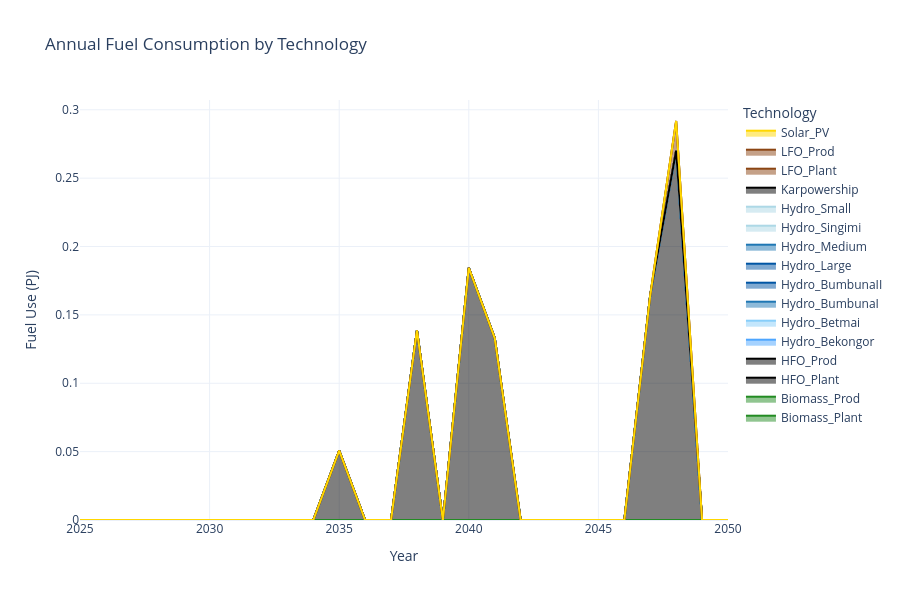

The notebook cell saved with this chart:
### Markdown cell above
### Fuel Consumption by Technology

### Code cell
import pandas as pd
import plotly.graph_objects as go

# === Load tech color map ===
with open("tech_colors.json") as f:
    tech_colors = json.load(f)

# === Load fuel use data ===
df_use = pd.read_csv(res_dir / "UseByTechnology.csv")
df_use.rename(columns={
    "t": "TECHNOLOGY",
    "y": "YEAR",
    "UseByTechnology": "VALUE"
}, inplace=True)

# === Pivot data: fuel consumption by year/technology ===
df_fuel = df_use.pivot_table(index="YEAR", columns="TECHNOLOGY", values="VALUE", aggfunc="sum")

# === Create Plotly stacked area chart ===
fig = go.Figure()
for tech in df_fuel.columns:
    fig.add_trace(go.Scatter(
        x=df_fuel.index,
        y=df_fuel[tech].fillna(0),
        mode='lines',
        stackgroup='one',
        name=tech,
        line=dict(color=tech_colors.get(tech, "#D3D3D3")),  # fallback gray
        hovertemplate=f"{tech}<br>Year: %{{x}}<br>Fuel Used: %{{y:.2f}} PJ"
    ))

# === Layout tweaks ===
fig.update_layout(
    title="Annual Fuel Consumption by Technology",
    xaxis_title="Year",
    yaxis_title="Fuel Use (PJ)",
    template="plotly_white",
    legend_title="Technology",
    height=600,
    hovermode="x unified"
)

fig.show()

### Figure 1 — Plotly figure (JSON) as saved in the notebook; plotly's stock layout.template omitted (floating-point values rounded to 4 significant figures)
{"data": [{"hovertemplate": "Biomass_Plant<br>Year: %{x}<br>Fuel Used: %{y:.2f} PJ", "line": {"color": "#228B22"}, "mode": "lines", "name": "Biomass_Plant", "stackgroup": "one", "type": "scatter", "x": [2025, 2026, 2027, 2028, 2029, 2030, 2031, 2032, 2033, 2034, 2035, 2036, 2037, 2038, 2039, 2040, 2041, 2042, 2043, 2044, 2045, 2046, 2047, 2048, 2049, 2050], "y": [0.0, 0.0, 0.0, 0.0, 0.0, 0.0, 0.0, 0.0, 0.0, 0.0, 0.0, 0.0, 0.0, 0.0, 0.0, 0.0, 0.0, 0.0, 0.0, 0.0, 0.0, 0.0, 0.0, 0.0, 0.0, 0.0]}, {"hovertemplate": "Biomass_Prod<br>Year: %{x}<br>Fuel Used: %{y:.2f} PJ", "line": {"color": "#228B22"}, "mode": "lines", "name": "Biomass_Prod", "stackgroup": "one", "type": "scatter", "x": [2025, 2026, 2027, 2028, 2029, 2030, 2031, 2032, 2033, 2034, 2035, 2036, 2037, 2038, 2039, 2040, 2041, 2042, 2043, 2044, 2045, 2046, 2047, 2048, 2049, 2050], "y": [0.0, 0.0, 0.0, 0.0, 0.0, 0.0, 0.0, 0.0, 0.0, 0.0, 0.0, 0.0, 0.0, 0.0, 0.0, 0.0, 0.0, 0.0, 0.0, 0.0, 0.0, 0.0, 0.0, 0.0, 0.0, 0.0]}, {"hovertemplate": "HFO_Plant<br>Year: %{x}<br>Fuel Used: %{y:.2f} PJ", "line": {"color": "#000000"}, "mode": "lines", "name": "HFO_Plant", "stackgroup": "one", "type": "scatter", "x": [2025, 2026, 2027, 2028, 2029, 2030, 2031, 2032, 2033, 2034, 2035, 2036, 2037, 2038, 2039, 2040, 2041, 2042, 2043, 2044, 2045, 2046, 2047, 2048, 2049, 2050], "y": [0.0, 0.0, 0.0, 0.0, 0.0, 0.0, 0.0, 0.0, 0.0, 0.0, 0.05071, 0.0, 0.0, 0.1386, 0.0, 0.1844, 0.133, 0.0, 0.0, 0.0, 0.0, 0.0, 0.1644, 0.27, 0.0, 0.0]}, {"hovertemplate": "HFO_Prod<br>Year: %{x}<br>Fuel Used: %{y:.2f} PJ", "line": {"color": "#000000"}, "mode": "lines", "name": "HFO_Prod", "stackgroup": "one", "type": "scatter", "x": [2025, 2026, 2027, 2028, 2029, 2030, 2031, 2032, 2033, 2034, 2035, 2036, 2037, 2038, 2039, 2040, 2041, 2042, 2043, 2044, 2045, 2046, 2047, 2048, 2049, 2050], "y": [0.0, 0.0, 0.0, 0.0, 0.0, 0.0, 0.0, 0.0, 0.0, 0.0, 0.0, 0.0, 0.0, 0.0, 0.0, 0.0, 0.0, 0.0, 0.0, 0.0, 0.0, 0.0, 0.0, 0.0, 0.0, 0.0]}, {"hovertemplate": "Hydro_Bekongor<br>Year: %{x}<br>Fuel Used: %{y:.2f} PJ", "line": {"color": "#4da6ff"}, "mode": "lines", "name": "Hydro_Bekongor", "stackgroup": "one", "type": "scatter", "x": [2025, 2026, 2027, 2028, 2029, 2030, 2031, 2032, 2033, 2034, 2035, 2036, 2037, 2038, 2039, 2040, 2041, 2042, 2043, 2044, 2045, 2046, 2047, 2048, 2049, 2050], "y": [0.0, 0.0, 0.0, 0.0, 0.0, 0.0, 0.0, 0.0, 0.0, 0.0, 0.0, 0.0, 0.0, 0.0, 0.0, 0.0, 0.0, 0.0, 0.0, 0.0, 0.0, 0.0, 0.0, 0.0, 0.0, 0.0]}, {"hovertemplate": "Hydro_Betmai<br>Year: %{x}<br>Fuel Used: %{y:.2f} PJ", "line": {"color": "#87CEFA"}, "mode": "lines", "name": "Hydro_Betmai", "stackgroup": "one", "type": "scatter", "x": [2025, 2026, 2027, 2028, 2029, 2030, 2031, 2032, 2033, 2034, 2035, 2036, 2037, 2038, 2039, 2040, 2041, 2042, 2043, 2044, 2045, 2046, 2047, 2048, 2049, 2050], "y": [0.0, 0.0, 0.0, 0.0, 0.0, 0.0, 0.0, 0.0, 0.0, 0.0, 0.0, 0.0, 0.0, 0.0, 0.0, 0.0, 0.0, 0.0, 0.0, 0.0, 0.0, 0.0, 0.0, 0.0, 0.0, 0.0]}, {"hovertemplate": "Hydro_BumbunaI<br>Year: %{x}<br>Fuel Used: %{y:.2f} PJ", "line": {"color": "#1f77b4"}, "mode": "lines", "name": "Hydro_BumbunaI", "stackgroup": "one", "type": "scatter", "x": [2025, 2026, 2027, 2028, 2029, 2030, 2031, 2032, 2033, 2034, 2035, 2036, 2037, 2038, 2039, 2040, 2041, 2042, 2043, 2044, 2045, 2046, 2047, 2048, 2049, 2050], "y": [0.0, 0.0, 0.0, 0.0, 0.0, 0.0, 0.0, 0.0, 0.0, 0.0, 0.0, 0.0, 0.0, 0.0, 0.0, 0.0, 0.0, 0.0, 0.0, 0.0, 0.0, 0.0, 0.0, 0.0, 0.0, 0.0]}, {"hovertemplate": "Hydro_BumbunaII<br>Year: %{x}<br>Fuel Used: %{y:.2f} PJ", "line": {"color": "#0055A4"}, "mode": "lines", "name": "Hydro_BumbunaII", "stackgroup": "one", "type": "scatter", "x": [2025, 2026, 2027, 2028, 2029, 2030, 2031, 2032, 2033, 2034, 2035, 2036, 2037, 2038, 2039, 2040, 2041, 2042, 2043, 2044, 2045, 2046, 2047, 2048, 2049, 2050], "y": [0.0, 0.0, 0.0, 0.0, 0.0, 0.0, 0.0, 0.0, 0.0, 0.0, 0.0, 0.0, 0.0, 0.0, 0.0, 0.0, 0.0, 0.0, 0.0, 0.0, 0.0, 0.0, 0.0, 0.0, 0.0, 0.0]}, {"hovertemplate": "Hydro_Large<br>Year: %{x}<br>Fuel Used: %{y:.2f} PJ", "line": {"color": "#0055A4"}, "mode": "lines", "name": "Hydro_Large", "stackgroup": "one", "type": "scatter", "x": [2025, 2026, 2027, 2028, 2029, 2030, 2031, 2032, 2033, 2034, 2035, 2036, 2037, 2038, 2039, 2040, 2041, 2042, 2043, 2044, 2045, 2046, 2047, 2048, 2049, 2050], "y": [0.0, 0.0, 0.0, 0.0, 0.0, 0.0, 0.0, 0.0, 0.0, 0.0, 0.0, 0.0, 0.0, 0.0, 0.0, 0.0, 0.0, 0.0, 0.0, 0.0, 0.0, 0.0, 0.0, 0.0, 0.0, 0.0]}, {"hovertemplate": "Hydro_Medium<br>Year: %{x}<br>Fuel Used: %{y:.2f} PJ", "line": {"color": "#1f77b4"}, "mode": "lines", "name": "Hydro_Medium", "stackgroup": "one", "type": "scatter", "x": [2025, 2026, 2027, 2028, 2029, 2030, 2031, 2032, 2033, 2034, 2035, 2036, 2037, 2038, 2039, 2040, 2041, 2042, 2043, 2044, 2045, 2046, 2047, 2048, 2049, 2050], "y": [0.0, 0.0, 0.0, 0.0, 0.0, 0.0, 0.0, 0.0, 0.0, 0.0, 0.0, 0.0, 0.0, 0.0, 0.0, 0.0, 0.0, 0.0, 0.0, 0.0, 0.0, 0.0, 0.0, 0.0, 0.0, 0.0]}, {"hovertemplate": "Hydro_Singimi<br>Year: %{x}<br>Fuel Used: %{y:.2f} PJ", "line": {"color": "#ADD8E6"}, "mode": "lines", "name": "Hydro_Singimi", "stackgroup": "one", "type": "scatter", "x": [2025, 2026, 2027, 2028, 2029, 2030, 2031, 2032, 2033, 2034, 2035, 2036, 2037, 2038, 2039, 2040, 2041, 2042, 2043, 2044, 2045, 2046, 2047, 2048, 2049, 2050], "y": [0.0, 0.0, 0.0, 0.0, 0.0, 0.0, 0.0, 0.0, 0.0, 0.0, 0.0, 0.0, 0.0, 0.0, 0.0, 0.0, 0.0, 0.0, 0.0, 0.0, 0.0, 0.0, 0.0, 0.0, 0.0, 0.0]}, {"hovertemplate": "Hydro_Small<br>Year: %{x}<br>Fuel Used: %{y:.2f} PJ", "line": {"color": "#ADD8E6"}, "mode": "lines", "name": "Hydro_Small", "stackgroup": "one", "type": "scatter", "x": [2025, 2026, 2027, 2028, 2029, 2030, 2031, 2032, 2033, 2034, 2035, 2036, 2037, 2038, 2039, 2040, 2041, 2042, 2043, 2044, 2045, 2046, 2047, 2048, 2049, 2050], "y": [0.0, 0.0, 0.0, 0.0, 0.0, 0.0, 0.0, 0.0, 0.0, 0.0, 0.0, 0.0, 0.0, 0.0, 0.0, 0.0, 0.0, 0.0, 0.0, 0.0, 0.0, 0.0, 0.0, 0.0, 0.0, 0.0]}, {"hovertemplate": "Karpowership<br>Year: %{x}<br>Fuel Used: %{y:.2f} PJ", "line": {"color": "#000000"}, "mode": "lines", "name": "Karpowership", "stackgroup": "one", "type": "scatter", "x": [2025, 2026, 2027, 2028, 2029, 2030, 2031, 2032, 2033, 2034, 2035, 2036, 2037, 2038, 2039, 2040, 2041, 2042, 2043, 2044, 2045, 2046, 2047, 2048, 2049, 2050], "y": [0.0, 0.0, 0.0, 0.0, 0.0, 0.0, 0.0, 0.0, 0.0, 0.0, 0.0, 0.0, 0.0, 0.0, 0.0, 0.0, 0.0, 0.0, 0.0, 0.0, 0.0, 0.0, 0.0, 0.0, 0.0, 0.0]}, {"hovertemplate": "LFO_Plant<br>Year: %{x}<br>Fuel Used: %{y:.2f} PJ", "line": {"color": "#8B4513"}, "mode": "lines", "name": "LFO_Plant", "stackgroup": "one", "type": "scatter", "x": [2025, 2026, 2027, 2028, 2029, 2030, 2031, 2032, 2033, 2034, 2035, 2036, 2037, 2038, 2039, 2040, 2041, 2042, 2043, 2044, 2045, 2046, 2047, 2048, 2049, 2050], "y": [0.0, 0.0, 0.0, 0.0, 0.0, 0.0, 0.0, 0.0, 0.0, 0.0, 0.0, 0.0, 0.0, 0.0, 0.0, 0.0, 0.0, 0.0, 0.0, 0.0, 0.0, 0.0, 0.0, 0.02178, 0.0, 0.0]}, {"hovertemplate": "LFO_Prod<br>Year: %{x}<br>Fuel Used: %{y:.2f} PJ", "line": {"color": "#8B4513"}, "mode": "lines", "name": "LFO_Prod", "stackgroup": "one", "type": "scatter", "x": [2025, 2026, 2027, 2028, 2029, 2030, 2031, 2032, 2033, 2034, 2035, 2036, 2037, 2038, 2039, 2040, 2041, 2042, 2043, 2044, 2045, 2046, 2047, 2048, 2049, 2050], "y": [0.0, 0.0, 0.0, 0.0, 0.0, 0.0, 0.0, 0.0, 0.0, 0.0, 0.0, 0.0, 0.0, 0.0, 0.0, 0.0, 0.0, 0.0, 0.0, 0.0, 0.0, 0.0, 0.0, 0.0, 0.0, 0.0]}, {"hovertemplate": "Solar_PV<br>Year: %{x}<br>Fuel Used: %{y:.2f} PJ", "line": {"color": "#FFD700"}, "mode": "lines", "name": "Solar_PV", "stackgroup": "one", "type": "scatter", "x": [2025, 2026, 2027, 2028, 2029, 2030, 2031, 2032, 2033, 2034, 2035, 2036, 2037, 2038, 2039, 2040, 2041, 2042, 2043, 2044, 2045, 2046, 2047, 2048, 2049, 2050], "y": [0.0, 0.0, 0.0, 0.0, 0.0, 0.0, 0.0, 0.0, 0.0, 0.0, 0.0, 0.0, 0.0, 0.0, 0.0, 0.0, 0.0, 0.0, 0.0, 0.0, 0.0, 0.0, 0.0, 0.0, 0.0, 0.0]}], "layout": {"height": 600, "hovermode": "x unified", "legend": {"title": {"text": "Technology"}}, "title": {"text": "Annual Fuel Consumption by Technology"}, "xaxis": {"title": {"text": "Year"}}, "yaxis": {"title": {"text": "Fuel Use (PJ)"}}}}
